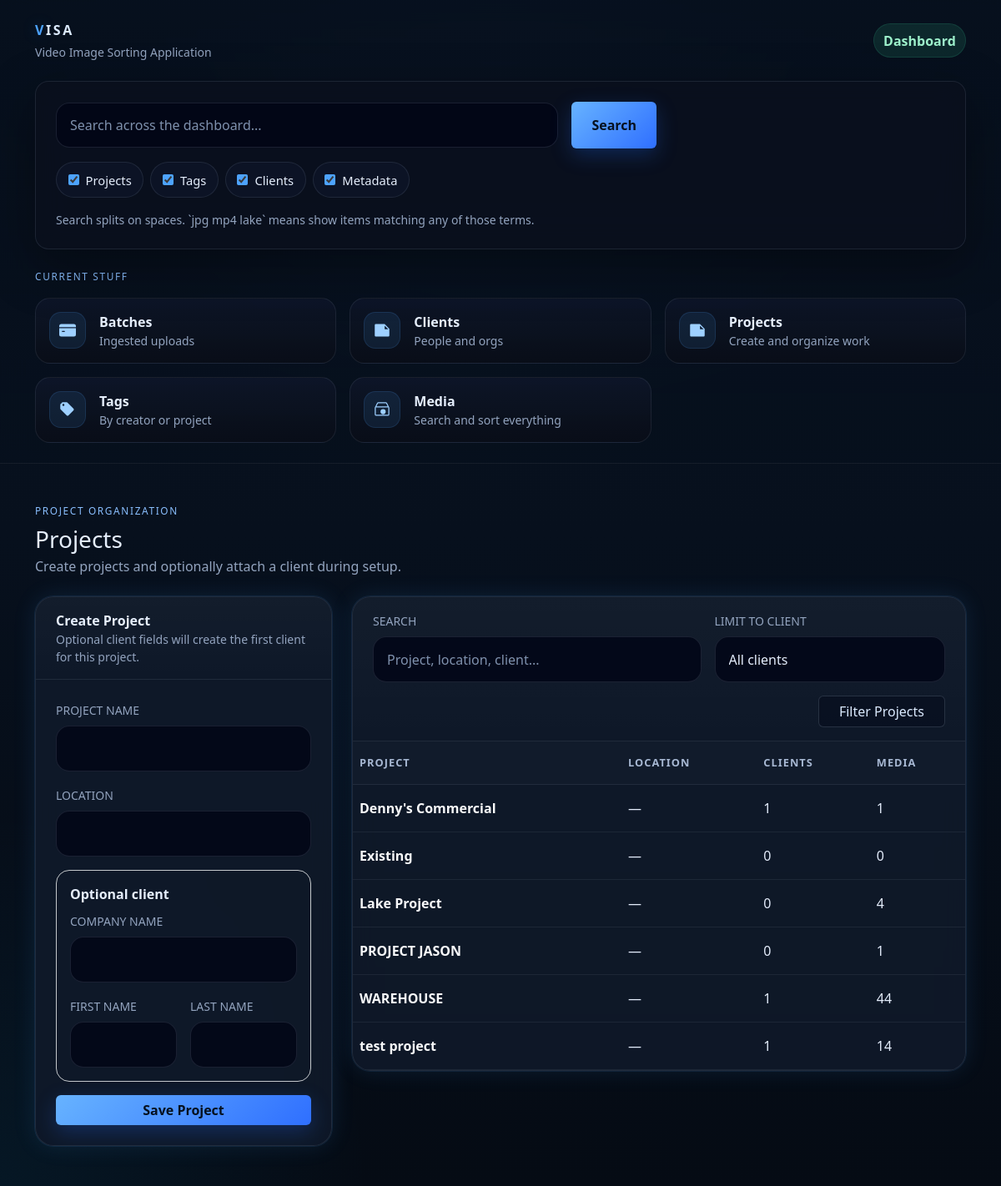
Screenshot of /dashboard/projects/ with the database file from the repository.
### base/models.py (models this page shows, shortened)
class Project(models.Model):
    name = models.CharField(max_length=90)
    location = models.CharField(max_length=90, blank=True)
    start_date = models.DateField(null=True, blank=True)
    end_date = models.DateField(null=True, blank=True)
    users = models.ManyToManyField(
        settings.AUTH_USER_MODEL,
        through="ProjectUser",
        related_name="projects",
        blank=True,
    )

### base/views.py (the view, shortened to what this page needs)
# urls.py: path("dashboard/projects/", views.dashboard_projects, name="dashboard_projects"),
def dashboard_projects(request):
    q = (request.GET.get("q") or "").strip()
    client_id = (request.GET.get("client_id") or "").strip()
    projects = (
        Project.objects.annotate(
            media_total=Count("media", distinct=True),
            client_total=Count("customers", distinct=True),
        )
        .order_by("name")
    )
    terms = _search_terms(q)
    if client_id.isdigit():
        projects = projects.filter(customers__id=int(client_id)).distinct()
    return render(
        request,
        "base/dashboard_projects.html",
        {
            "projects": projects,
            "clients": Customer.objects.select_related("project").order_by("company_name", "last_name", "first_name"),
            "filters": {"q": q, "client_id": client_id},
            **_base_context(),
        },
    )

### base/views.py (called while the page is built)
def _empty_search_state():
    return {
        "q": "",
        "terms": [],
        "projects": True,
        "tags": True,
        "clients": True,
        "metadata": True,
    }

def _search_terms(query):
    cleaned = []
    seen = set()
    for raw_term in (query or "").split():
        term = raw_term.strip().lower().lstrip(".")
        if term and term not in seen:
            seen.add(term)
            cleaned.append(term)
    return cleaned

def _base_context(search_state=None):
    return {
        "search_state": search_state or _empty_search_state(),
    }

### base/templates/base/dashboard_projects.html (shortened to what this page needs)
{% extends "base/base.html" %}
{% block content %}
  <div class="d-flex flex-wrap justify-content-between align-items-center gap-3 mb-4">
    <div>
      <div class="section-label mb-2">Project organization</div>
      <h1 class="h3 mb-1">Projects</h1>
      <div class="muted">Create projects and optionally attach a client during setup.</div>
    </div>
  </div>
  <div class="row g-4">
    <div class="col-12 col-xl-4">
      <div class="visa-glass-soft card-visa h-100">
        <div class="content-card-header px-4 py-3">
          <div class="fw-semibold">Create Project</div>
          <div class="small muted">Optional client fields will create the first client for this project.</div>
        </div>
        <div class="p-4">
          <form method="post">
            <div class="mb-3">
              <label class="form-label muted small text-uppercase">Project Name</label>
              <input name="name" class="form-control search-input">
            </div>
            <div class="mb-3">
              <label class="form-label muted small text-uppercase">Location</label>
              <input name="location" class="form-control search-input">
            </div>
            <div class="rounded-4 border border-secondary-subtle p-3">
              <div class="fw-semibold mb-2">Optional client</div>
              <div class="mb-3">
                <label class="form-label muted small text-uppercase">Company Name</label>
                <input name="client_company_name" class="form-control search-input">
              </div>
              <div class="row g-3">
                <div class="col-6">
                  <label class="form-label muted small text-uppercase">First Name</label>
                  <input name="client_first_name" class="form-control search-input">
                </div>
                <div class="col-6">
                  <label class="form-label muted small text-uppercase">Last Name</label>
                  <input name="client_last_name" class="form-control search-input">
                </div>
              </div>
            </div>
            <button class="btn btn-visa-primary w-100 mt-3">Save Project</button>
          </form>
        </div>
      </div>
    </div>
    <div class="col-12 col-xl-8">
      <div class="visa-glass-soft card-visa">
        <div class="content-card-header px-4 py-3">
          <form method="get" class="row g-3 align-items-end">
            <div class="col-12 col-md-7">
              <label class="form-label muted small text-uppercase">Search</label>
              <input name="q" value="{{ filters.q }}" class="form-control search-input" placeholder="Project, location, client...">
            </div>
            <div class="col-12 col-md-5">
              <label class="form-label muted small text-uppercase">Limit To Client</label>
              <select name="client_id" class="form-select search-input">
                <option value="">All clients</option>
              </select>
            </div>
            <div class="col-12 d-flex justify-content-end">
              <button class="btn btn-outline-visa px-4">Filter Projects</button>
            </div>
          </form>
        </div>
        <div class="table-responsive">
          <table class="table table-visa table-hover align-middle mb-0">
            <thead>
              <tr>
                <th>Project</th>
                <th>Location</th>
                <th>Clients</th>
                <th>Media</th>
              </tr>
            </thead>
            <tbody>
              {% for project in projects %}
                <tr>
                  <td>
                    <a href="{% url 'dashboard_project_detail' project.id %}" class="fw-semibold text-light text-decoration-none">
                      {{ project.name }}
                    </a>
                  </td>
                  <td>{{ project.location|default:"—" }}</td>
                  <td>{{ project.client_total }}</td>
                  <td>{{ project.media_total }}</td>
                </tr>
              {% empty %}
                <tr><td colspan="4" class="text-center py-5"><div class="muted">No projects yet.</div></td></tr>
              {% endfor %}
            </tbody>
          </table>
        </div>
      </div>
    </div>
  </div>
{% endblock %}

### base/templates/base/base.html (style rules this page uses)
:root { --visa-bg: #07101d; --visa-bg-2: #0b1728; --visa-surface: rgba(10, 17, 30, 0.82); --visa-surface-2: rgba(16, 25, 42, 0.92); --visa-border: rgba(148, 163, 184, 0.14); --visa-border-strong: rgba(96, 165, 250, 0.28); --visa-text: #e5eefc; --visa-muted: #93a4bf; --visa-primary: #4da3ff; --visa-primary-2: #2563eb; --visa-success: #38d39f; --visa-shadow: 0 20px 60px rgba(0, 0, 0, 0.35); --visa-glow: 0 0 0 1px rgba(77, 163, 255, 0.10), 0 0 28px rgba(77, 163, 255, 0.12); --bs-body-bg: var(--visa-bg); --bs-body-color: var(--visa-text); --bs-border-color: var(--visa-border); --bs-primary: var(--visa-primary); --bs-secondary-color: var(--visa-muted); }
html, body { min-height: 100%; }
body { background: radial-gradient(circle at top center, rgba(59, 130, 246, 0.12), transparent 32%), radial-gradient(circle at bottom left, rgba(14, 165, 233, 0.08), transparent 24%), linear-gradient(180deg, #091220 0%, #07101d 45%, #050b14 100%); color: var(--visa-text); }
.visa-glass-soft { background: var(--visa-surface-2); border: 1px solid var(--visa-border); box-shadow: var(--visa-glow); backdrop-filter: blur(14px); -webkit-backdrop-filter: blur(14px); }
.search-input { background: rgba(2, 6, 23, 0.85); color: var(--visa-text); border: 1px solid rgba(148, 163, 184, 0.16); border-radius: 16px; padding: .9rem 1rem; }
.search-input::placeholder { color: #7f91ad; }
.btn-visa-primary { border: 0; color: #06111f; font-weight: 700; background: linear-gradient(135deg, #67b3ff, #2f6fff); box-shadow: 0 8px 24px rgba(37, 99, 235, 0.28); }
.section-label { font-size: .74rem; text-transform: uppercase; letter-spacing: .14em; color: #8abfff; }
.muted { color: var(--visa-muted) !important; }
.table-visa { --bs-table-bg: transparent; --bs-table-color: var(--visa-text); --bs-table-hover-color: var(--visa-text); --bs-table-hover-bg: rgba(77, 163, 255, 0.06); margin-bottom: 0; }
.table-visa thead th { color: #a7b8d3; font-size: .8rem; text-transform: uppercase; letter-spacing: .08em; font-weight: 600; border-bottom-color: rgba(148, 163, 184, 0.12); background: rgba(255,255,255,0.01); }
.table-visa td, .table-visa th { border-color: rgba(148, 163, 184, 0.10); padding-top: 1rem; padding-bottom: 1rem; }
.card-visa { border-radius: 22px; overflow: hidden; }
.btn-outline-visa { color: #dbeafe; border-color: rgba(148, 163, 184, 0.22); background: rgba(2, 6, 23, 0.36); }
.content-card-header { border-bottom: 1px solid rgba(148, 163, 184, 0.10); background: linear-gradient(180deg, rgba(255,255,255,.02), rgba(255,255,255,0)); }

### rows the page displays
Project: name "Denny's Commercial", location "—", client_total "1", media_total "1"
Project: name "Existing", location "—", client_total "0", media_total "0"
Project: name "Lake Project", location "—", client_total "0", media_total "4"
Project: name "PROJECT JASON", location "—", client_total "0", media_total "1"
Project: name "WAREHOUSE", location "—", client_total "1", media_total "44"
Project: name "test project", location "—", client_total "1", media_total "14"
